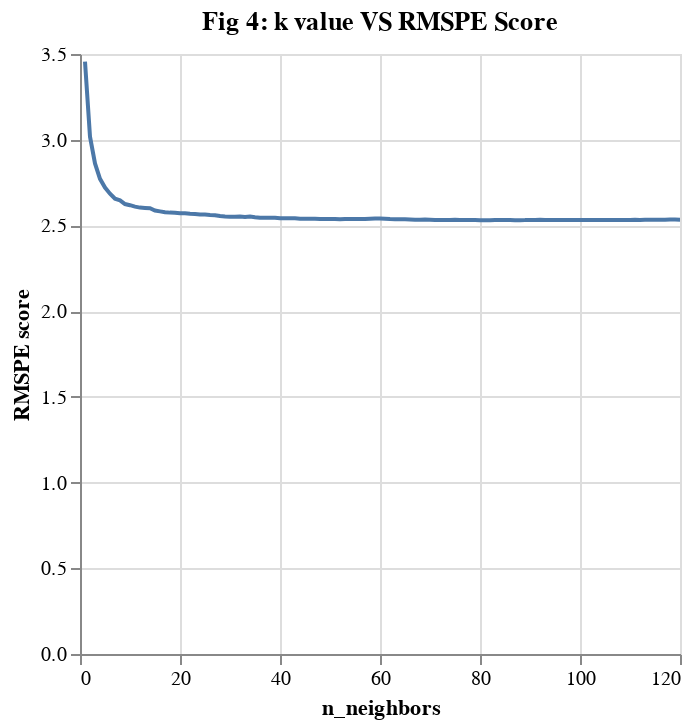

The notebook cell this image was saved under:
### Code cell
abalone_results_reduced = abalone_results.iloc[0:120,:]
knn_plot = alt.Chart(abalone_results_reduced, title="Fig 4: k value VS RMSPE Score").mark_line().encode(
    x = alt.X("n_neighbors"),
    y = alt.Y("mean_test_score").title("RMSPE score")
)
knn_plot

### Figure 1 — Vega-Lite specification as saved in the notebook (floating-point values rounded to 4 significant figures)
{"config": {"view": {"continuousWidth": 300, "continuousHeight": 300}}, "data": {"name": "data-a228c495386b1ecf4d1eedd05f9d4e25"}, "mark": {"type": "line"}, "encoding": {"x": {"field": "n_neighbors", "type": "quantitative"}, "y": {"field": "mean_test_score", "title": "RMSPE score", "type": "quantitative"}}, "title": "Fig 4: k value VS RMSPE Score", "$schema": "https://vega.github.io/schema/vega-lite/v5.16.3.json", "datasets": {"data-a228c495386b1ecf4d1eedd05f9d4e25": [{"n_neighbors": 1, "mean_test_score": 3.456, "sem_test_score": 0.04601}, {"n_neighbors": 2, "mean_test_score": 3.017, "sem_test_score": 0.03346}, {"n_neighbors": 3, "mean_test_score": 2.862, "sem_test_score": 0.02983}, {"n_neighbors": 4, "mean_test_score": 2.772, "sem_test_score": 0.02267}, {"n_neighbors": 5, "mean_test_score": 2.721, "sem_test_score": 0.01783}, {"n_neighbors": 6, "mean_test_score": 2.685, "sem_test_score": 0.01647}, {"n_neighbors": 7, "mean_test_score": 2.656, "sem_test_score": 0.01669}, {"n_neighbors": 8, "mean_test_score": 2.646, "sem_test_score": 0.01653}, {"n_neighbors": 9, "mean_test_score": 2.625, "sem_test_score": 0.01959}, {"n_neighbors": 10, "mean_test_score": 2.618, "sem_test_score": 0.02245}, {"n_neighbors": 11, "mean_test_score": 2.61, "sem_test_score": 0.0204}, {"n_neighbors": 12, "mean_test_score": 2.604, "sem_test_score": 0.02289}, {"n_neighbors": 13, "mean_test_score": 2.602, "sem_test_score": 0.02049}, {"n_neighbors": 14, "mean_test_score": 2.6, "sem_test_score": 0.02121}, {"n_neighbors": 15, "mean_test_score": 2.587, "sem_test_score": 0.02145}, {"n_neighbors": 16, "mean_test_score": 2.582, "sem_test_score": 0.02191}, {"n_neighbors": 17, "mean_test_score": 2.577, "sem_test_score": 0.02277}, {"n_neighbors": 18, "mean_test_score": 2.575, "sem_test_score": 0.02308}, {"n_neighbors": 19, "mean_test_score": 2.574, "sem_test_score": 0.02372}, {"n_neighbors": 20, "mean_test_score": 2.571, "sem_test_score": 0.02283}, {"n_neighbors": 21, "mean_test_score": 2.571, "sem_test_score": 0.02387}, {"n_neighbors": 22, "mean_test_score": 2.568, "sem_test_score": 0.02133}, {"n_neighbors": 23, "mean_test_score": 2.567, "sem_test_score": 0.02008}, {"n_neighbors": 24, "mean_test_score": 2.564, "sem_test_score": 0.01905}, {"n_neighbors": 25, "mean_test_score": 2.564, "sem_test_score": 0.01922}, {"n_neighbors": 26, "mean_test_score": 2.561, "sem_test_score": 0.01939}, {"n_neighbors": 27, "mean_test_score": 2.56, "sem_test_score": 0.01909}, {"n_neighbors": 28, "mean_test_score": 2.555, "sem_test_score": 0.01899}, {"n_neighbors": 29, "mean_test_score": 2.552, "sem_test_score": 0.01843}, {"n_neighbors": 30, "mean_test_score": 2.551, "sem_test_score": 0.01927}, {"n_neighbors": 31, "mean_test_score": 2.551, "sem_test_score": 0.02011}, {"n_neighbors": 32, "mean_test_score": 2.552, "sem_test_score": 0.01977}, {"n_neighbors": 33, "mean_test_score": 2.55, "sem_test_score": 0.02009}, {"n_neighbors": 34, "mean_test_score": 2.552, "sem_test_score": 0.01969}, {"n_neighbors": 35, "mean_test_score": 2.548, "sem_test_score": 0.01943}, {"n_neighbors": 36, "mean_test_score": 2.545, "sem_test_score": 0.01886}, {"n_neighbors": 37, "mean_test_score": 2.544, "sem_test_score": 0.02009}, {"n_neighbors": 38, "mean_test_score": 2.545, "sem_test_score": 0.02004}, {"n_neighbors": 39, "mean_test_score": 2.545, "sem_test_score": 0.01989}, {"n_neighbors": 40, "mean_test_score": 2.542, "sem_test_score": 0.02076}, {"n_neighbors": 41, "mean_test_score": 2.542, "sem_test_score": 0.02052}, {"n_neighbors": 42, "mean_test_score": 2.542, "sem_test_score": 0.01972}, {"n_neighbors": 43, "mean_test_score": 2.541, "sem_test_score": 0.01976}, {"n_neighbors": 44, "mean_test_score": 2.539, "sem_test_score": 0.01902}, {"n_neighbors": 45, "mean_test_score": 2.539, "sem_test_score": 0.01848}, {"n_neighbors": 46, "mean_test_score": 2.539, "sem_test_score": 0.01874}, {"n_neighbors": 47, "mean_test_score": 2.538, "sem_test_score": 0.01898}, {"n_neighbors": 48, "mean_test_score": 2.537, "sem_test_score": 0.01912}, {"n_neighbors": 49, "mean_test_score": 2.538, "sem_test_score": 0.01926}, {"n_neighbors": 50, "mean_test_score": 2.538, "sem_test_score": 0.01948}, {"n_neighbors": 51, "mean_test_score": 2.538, "sem_test_score": 0.0196}, {"n_neighbors": 52, "mean_test_score": 2.537, "sem_test_score": 0.01954}, {"n_neighbors": 53, "mean_test_score": 2.538, "sem_test_score": 0.01931}, {"n_neighbors": 54, "mean_test_score": 2.537, "sem_test_score": 0.01884}, {"n_neighbors": 55, "mean_test_score": 2.537, "sem_test_score": 0.01866}, {"n_neighbors": 56, "mean_test_score": 2.537, "sem_test_score": 0.01882}, {"n_neighbors": 57, "mean_test_score": 2.537, "sem_test_score": 0.01823}, {"n_neighbors": 58, "mean_test_score": 2.539, "sem_test_score": 0.01831}, {"n_neighbors": 59, "mean_test_score": 2.54, "sem_test_score": 0.0185}, {"n_neighbors": 60, "mean_test_score": 2.54, "sem_test_score": 0.01904}, {"n_neighbors": 61, "mean_test_score": 2.539, "sem_test_score": 0.01903}, {"n_neighbors": 62, "mean_test_score": 2.537, "sem_test_score": 0.01919}, {"n_neighbors": 63, "mean_test_score": 2.537, "sem_test_score": 0.01916}, {"n_neighbors": 64, "mean_test_score": 2.536, "sem_test_score": 0.01925}, {"n_neighbors": 65, "mean_test_score": 2.535, "sem_test_score": 0.01899}, {"n_neighbors": 66, "mean_test_score": 2.535, "sem_test_score": 0.01877}, {"n_neighbors": 67, "mean_test_score": 2.533, "sem_test_score": 0.01889}, {"n_neighbors": 68, "mean_test_score": 2.533, "sem_test_score": 0.0184}, {"n_neighbors": 69, "mean_test_score": 2.534, "sem_test_score": 0.01881}, {"n_neighbors": 70, "mean_test_score": 2.533, "sem_test_score": 0.01852}, {"n_neighbors": 71, "mean_test_score": 2.532, "sem_test_score": 0.01867}, {"n_neighbors": 72, "mean_test_score": 2.532, "sem_test_score": 0.01867}, {"n_neighbors": 73, "mean_test_score": 2.531, "sem_test_score": 0.01817}, {"n_neighbors": 74, "mean_test_score": 2.532, "sem_test_score": 0.01888}, {"n_neighbors": 75, "mean_test_score": 2.533, "sem_test_score": 0.01888}, {"n_neighbors": 76, "mean_test_score": 2.532, "sem_test_score": 0.01896}, {"n_neighbors": 77, "mean_test_score": 2.531, "sem_test_score": 0.01913}, {"n_neighbors": 78, "mean_test_score": 2.531, "sem_test_score": 0.01928}, {"n_neighbors": 79, "mean_test_score": 2.531, "sem_test_score": 0.01955}, {"n_neighbors": 80, "mean_test_score": 2.531, "sem_test_score": 0.01972}, {"n_neighbors": 81, "mean_test_score": 2.531, "sem_test_score": 0.01936}, {"n_neighbors": 82, "mean_test_score": 2.53, "sem_test_score": 0.01926}, {"n_neighbors": 83, "mean_test_score": 2.531, "sem_test_score": 0.01897}, {"n_neighbors": 84, "mean_test_score": 2.531, "sem_test_score": 0.01907}, {"n_neighbors": 85, "mean_test_score": 2.531, "sem_test_score": 0.01913}, {"n_neighbors": 86, "mean_test_score": 2.531, "sem_test_score": 0.01885}, {"n_neighbors": 87, "mean_test_score": 2.531, "sem_test_score": 0.0192}, {"n_neighbors": 88, "mean_test_score": 2.531, "sem_test_score": 0.01908}, {"n_neighbors": 89, "mean_test_score": 2.531, "sem_test_score": 0.01923}, {"n_neighbors": 90, "mean_test_score": 2.532, "sem_test_score": 0.01884}, {"n_neighbors": 91, "mean_test_score": 2.532, "sem_test_score": 0.01901}, {"n_neighbors": 92, "mean_test_score": 2.533, "sem_test_score": 0.01874}, {"n_neighbors": 93, "mean_test_score": 2.532, "sem_test_score": 0.01896}, {"n_neighbors": 94, "mean_test_score": 2.531, "sem_test_score": 0.01886}, {"n_neighbors": 95, "mean_test_score": 2.531, "sem_test_score": 0.01903}, {"n_neighbors": 96, "mean_test_score": 2.531, "sem_test_score": 0.01873}, {"n_neighbors": 97, "mean_test_score": 2.531, "sem_test_score": 0.0187}, {"n_neighbors": 98, "mean_test_score": 2.531, "sem_test_score": 0.01862}, {"n_neighbors": 99, "mean_test_score": 2.531, "sem_test_score": 0.01865}, {"n_neighbors": 100, "mean_test_score": 2.532, "sem_test_score": 0.01891}, {"n_neighbors": 101, "mean_test_score": 2.532, "sem_test_score": 0.01908}, {"n_neighbors": 102, "mean_test_score": 2.532, "sem_test_score": 0.01909}, {"n_neighbors": 103, "mean_test_score": 2.531, "sem_test_score": 0.01927}, {"n_neighbors": 104, "mean_test_score": 2.532, "sem_test_score": 0.01957}, {"n_neighbors": 105, "mean_test_score": 2.532, "sem_test_score": 0.01937}, {"n_neighbors": 106, "mean_test_score": 2.532, "sem_test_score": 0.01903}, {"n_neighbors": 107, "mean_test_score": 2.532, "sem_test_score": 0.01891}, {"n_neighbors": 108, "mean_test_score": 2.532, "sem_test_score": 0.01912}, {"n_neighbors": 109, "mean_test_score": 2.532, "sem_test_score": 0.01905}, {"n_neighbors": 110, "mean_test_score": 2.532, "sem_test_score": 0.0191}, {"n_neighbors": 111, "mean_test_score": 2.533, "sem_test_score": 0.01905}, {"n_neighbors": 112, "mean_test_score": 2.532, "sem_test_score": 0.01898}, {"n_neighbors": 113, "mean_test_score": 2.533, "sem_test_score": 0.01901}, {"n_neighbors": 114, "mean_test_score": 2.533, "sem_test_score": 0.01887}, {"n_neighbors": 115, "mean_test_score": 2.533, "sem_test_score": 0.01885}, {"n_neighbors": 116, "mean_test_score": 2.533, "sem_test_score": 0.01903}, {"n_neighbors": 117, "mean_test_score": 2.533, "sem_test_score": 0.01896}, {"n_neighbors": 118, "mean_test_score": 2.534, "sem_test_score": 0.01893}, {"n_neighbors": 119, "mean_test_score": 2.534, "sem_test_score": 0.01904}, {"n_neighbors": 120, "mean_test_score": 2.534, "sem_test_score": 0.019}]}}
